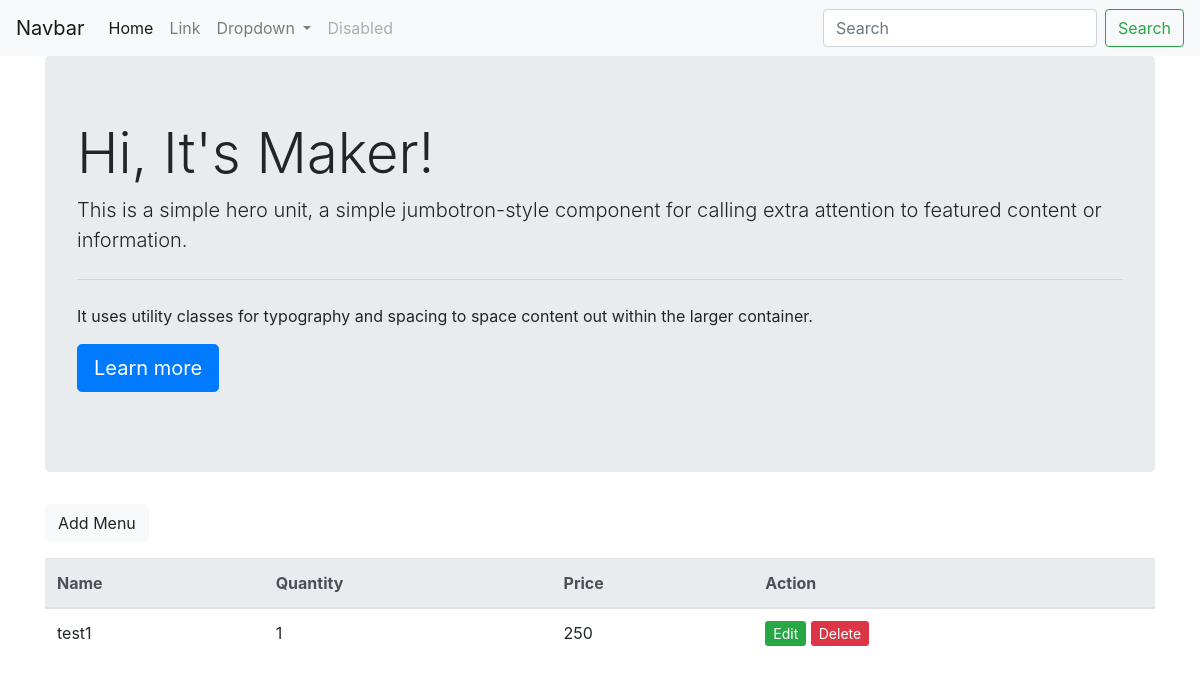
/maker/, run on an earlier commit of the app's database.
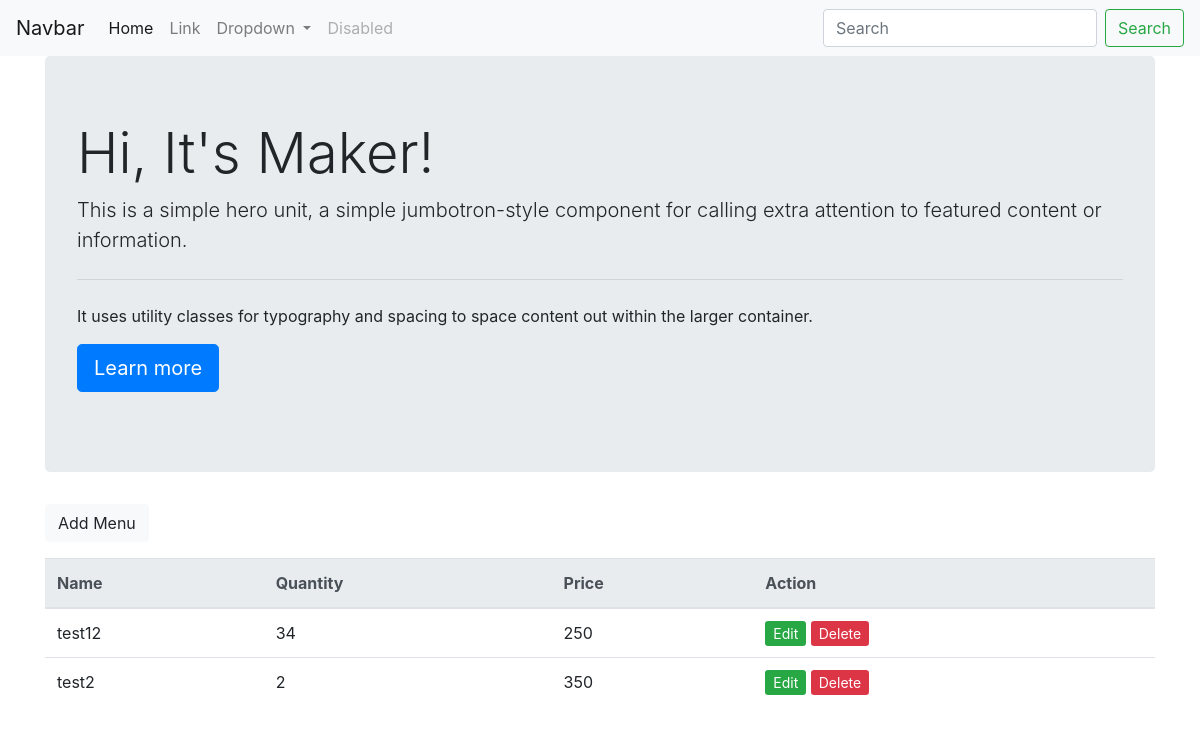
And on a later commit of the database.
### maker/models.py (models this page shows, shortened)
class Menu(models.Model):
    menuId = models.AutoField(primary_key=True)
    name = models.CharField(max_length=50)
    quantity = models.IntegerField()
    price = models.IntegerField()

### maker/views.py (the view)
# urls.py: path('', views.makerDash, name="makerDash"),
def makerDash(request):
    menuData = Menu.objects.all()
    for student in menuData:
        print(student.quantity)
    tableData = {'data':menuData}
    return render(request, 'maker/makerDashboard.html', tableData)

### templates/maker/makerDashboard.html
{% extends 'base.html' %}
{% block body %}
    <div class="container">
    <div class="jumbotron">
        <h1 class="display-4">Hi, It's Maker!</h1>
        <p class="lead">This is a simple hero unit, a simple jumbotron-style component for calling extra attention to featured content or information.</p>
        <hr class="my-4">
        <p>It uses utility classes for typography and spacing to space content out within the larger container.</p>
        <p class="lead">
            <a class="btn btn-primary btn-lg" href="#" role="button">Learn more</a>
        </p>
        </div>
    <a href="addMaker" class="btn btn-light mb-3">Add Menu</a>
    <table class="table">
  <thead class="thead-light">
    <tr>
      <th scope="col">Name</th>
      <th scope="col">Quantity</th>
      <th scope="col">Price</th>
      <th scope="col">Action</th>
    </tr>
  </thead>
  <tbody>
    {% for t in data %}
    <tr>
      <td>{{ t.name }}</td>
      <td>{{ t.quantity }}</td>
      <td>{{ t.price }}</td>
      <td>
          <a href="editMenu/{{t.menuId}}" class="btn-sm btn-success">Edit</a>
          <a href="deleteMenu/{{t.menuId}}" class="btn-sm btn-danger">Delete</a>
      </td>
    </tr>
    {% endfor %}
  </tbody>
</table>
    </div>
{% endblock body %}

### templates/base.html (shortened to what this page needs)
<!DOCTYPE html>
<html lang="en">
<head>
    <link rel="stylesheet" href="https://maxcdn.bootstrapcdn.com/bootstrap/4.0.0/css/bootstrap.min.css">
</head>
    <nav class="navbar navbar-expand-lg navbar-light bg-light">
        <a class="navbar-brand" href="#">Navbar</a>
        <div class="collapse navbar-collapse" id="navbarSupportedContent">
          <ul class="navbar-nav mr-auto">
            <li class="nav-item active">
              <a class="nav-link" href="#">Home <span class="sr-only">(current)</span></a>
            </li>
            <li class="nav-item">
              <a class="nav-link" href="#">Link</a>
            </li>
            <li class="nav-item dropdown">
              <a class="nav-link dropdown-toggle" href="#" id="navbarDropdown" role="button" data-toggle="dropdown" aria-haspopup="true" aria-expanded="false">
                Dropdown
              </a>
            </li>
            <li class="nav-item">
              <a class="nav-link disabled" href="#">Disabled</a>
            </li>
          </ul>
          <form class="form-inline my-2 my-lg-0">
            <input class="form-control mr-sm-2" type="search" placeholder="Search" aria-label="Search">
            <button class="btn btn-outline-success my-2 my-sm-0" type="submit">Search</button>
          </form>
        </div>
      </nav>
{% block body %}
    {% endblock body %}
</html>

What changed in the data, as far as the page shows it:
removed Menu: name "test1", quantity "1", price "250"
added Menu: name "test12", quantity "34", price "250"
added Menu: name "test2", quantity "2", price "350"
